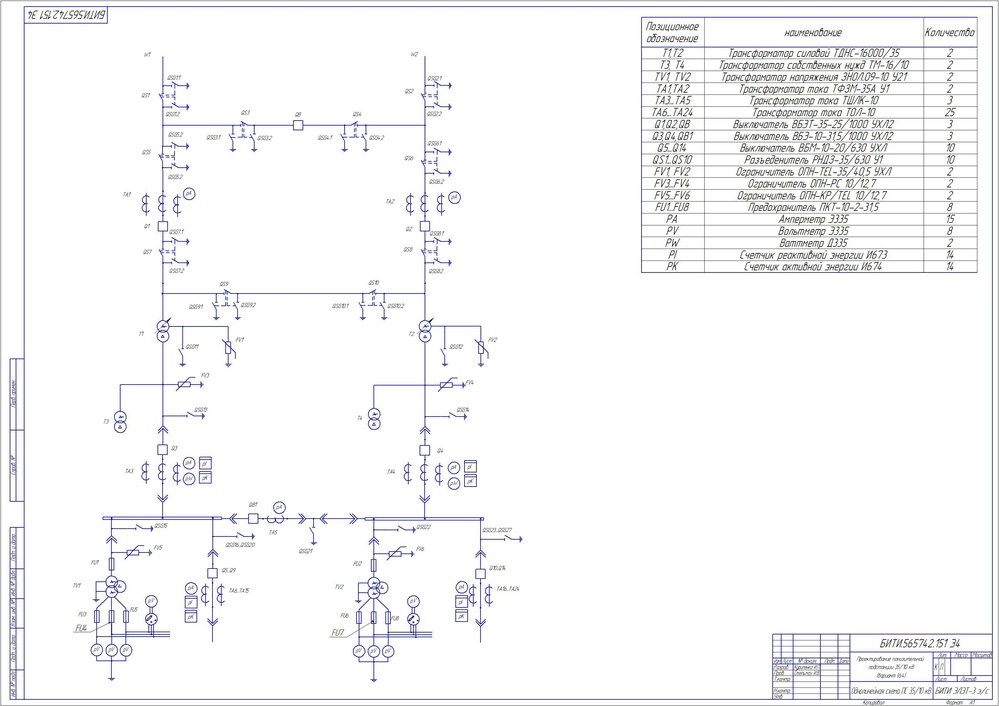
#> input picture shema3.jpg, 999 x 706 px, shrunk from 3183 x 2249 before the run
$ python img_edges.py
#> lines starting #> are read from the running program, lines starting #| are printed output that depends on the picture; after the words box and inside, x2 and y2 are one past the last pixel; in counts of white or black regions, pixels touching at a corner belong together
import cv2
import numpy as np

img = cv2.imread("shema3.jpg")  # считывание рисунка
#> img is the input picture: shape (706, 999, 3); mean B, G, R 247.4, 246.2, 246.2
new_img = np.zeros((500, 500), np.uint8)

img = cv2.cvtColor(img, cv2.COLOR_RGB2GRAY)
#> img: shape (706, 999)
img = cv2.GaussianBlur(img, (5, 5), 0)
img = cv2.Canny(img, 100, 150)
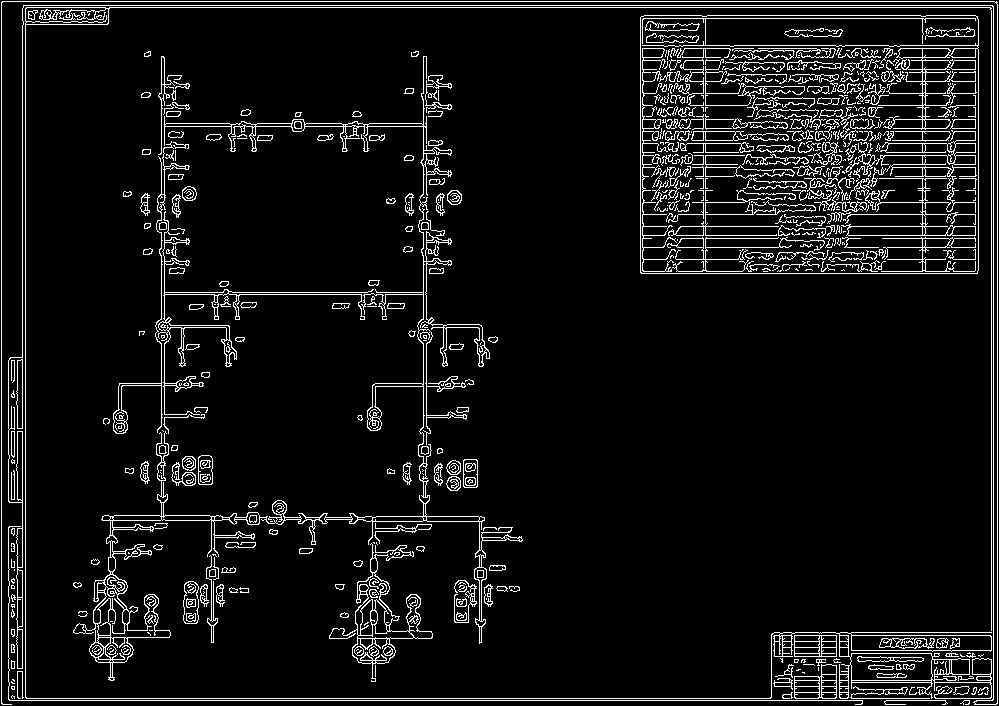
#> img: shape (706, 999); 7.2% white in thin lines or dots

cont, hier = cv2.findContours(img, cv2.RETR_LIST, cv2.CHAIN_APPROX_NONE)  # получение контуров
#> cont = 1104 contours, 587 with area under 20; largest, box (x1, y1, x2, y2) and area: (640, 15, 979, 274) 87180, (640, 15, 979, 274) 85582, (73, 56, 523, 681) 9802, (25, 7, 992, 699) 7628, (329, 543, 433, 682) 3574

#print(cont)

cv2.drawContours(new_img, cont, -1, (200, 200, 200), 1)  # рисунок по контурам
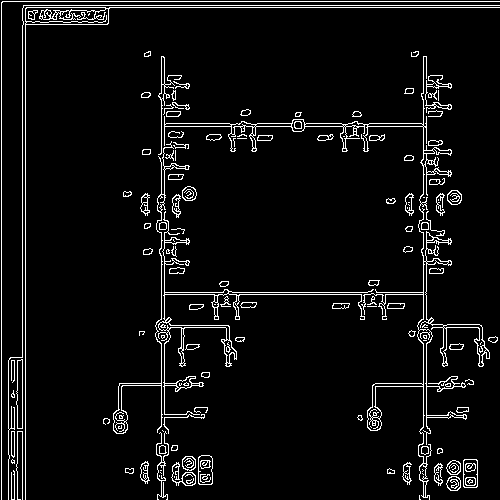
#> new_img: shape (500, 500); values 0 (black) and 200 (white), 5.7% white in thin lines or dots

cv2.imshow("Result", new_img)  # вывод рисунка
cv2.waitKey(0)  # ожидание выведенного рисунка

$ run again, with shema1.jpg copied over shema3.jpg
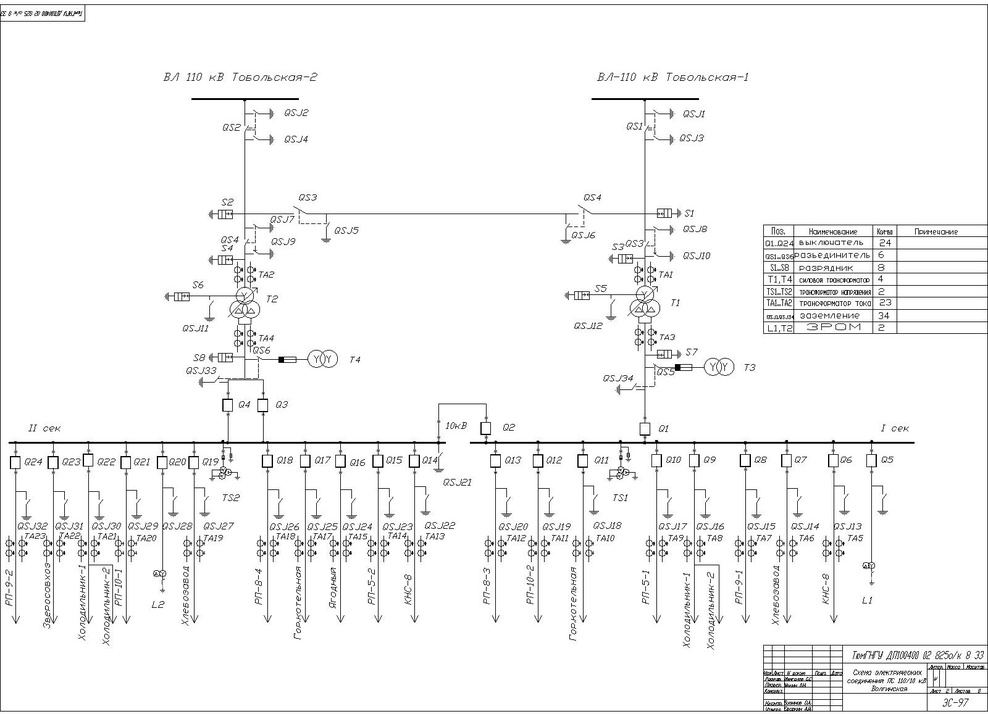
#> input picture shema1.jpg, 988 x 714 px, shrunk from 1600 x 1157 before the run
#> img is the input picture: shape (714, 988, 3); min 0, max 255, mean 245
#> `img = cv2.Canny(img, 100, 150)`:
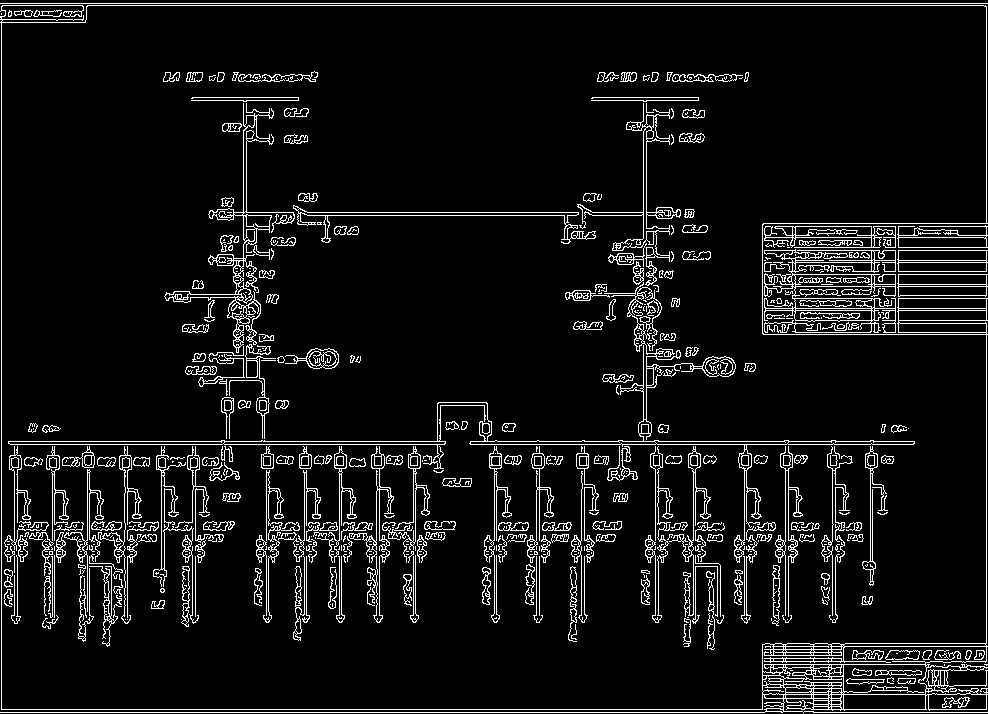
#> img: shape (714, 988); 7.4% white in thin lines or dots
#> cont = 1374 contours, 754 with area under 20; largest, box (x1, y1, x2, y2) and area: (0, 5, 988, 713) 668374, (1, 5, 987, 710) 652370, (8, 282, 915, 563) 4826, (764, 249, 896, 333) 4118, (762, 643, 987, 673) 3108
#> `cv2.drawContours(new_img, cont, -1, (200, 200, 200), 1)`:
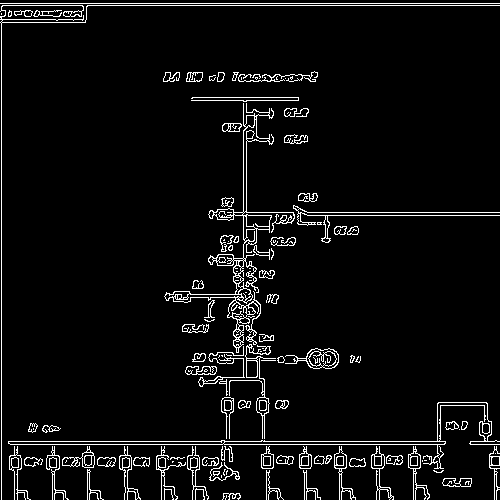
#> new_img: shape (500, 500); values 0 (black) and 200 (white), 5.1% white in thin lines or dots

$ run again, with shema2.jpg copied over shema3.jpg
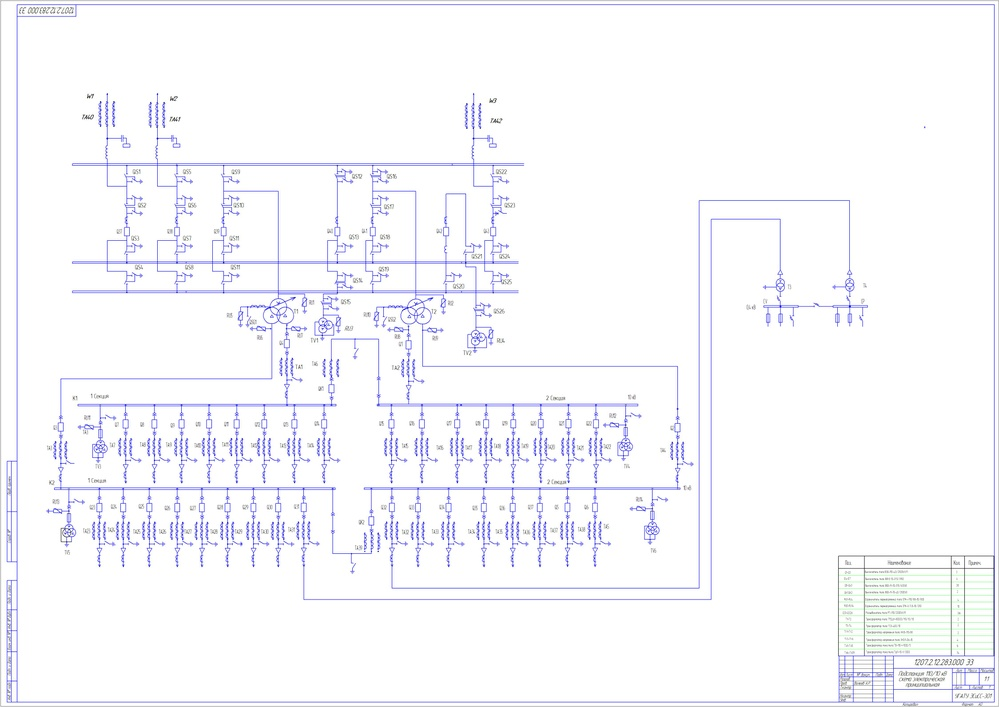
#> input picture shema2.jpg, 999 x 707 px, shrunk from 4498 x 3183 before the run
#> img is the input picture: shape (707, 999, 3); mean B, G, R 251.3, 248.1, 248
#> `img = cv2.Canny(img, 100, 150)`:
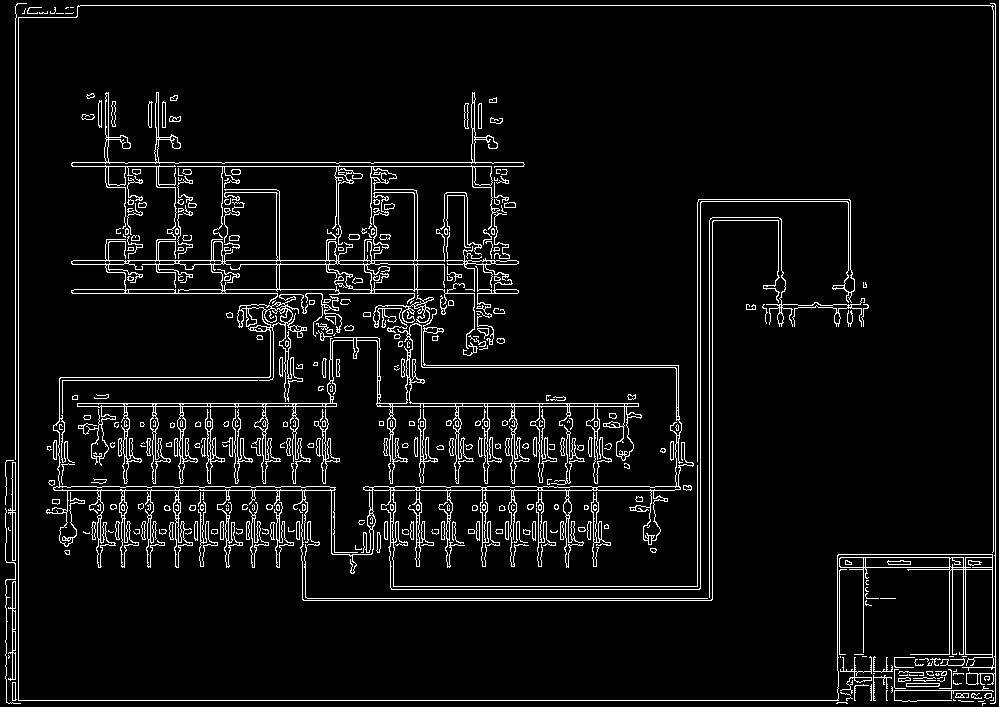
#> img: shape (707, 999); 6.1% white in thin lines or dots
#> cont = 864 contours, 484 with area under 20; largest, box (x1, y1, x2, y2) and area: (46, 199, 855, 590) 11836, (71, 92, 525, 349) 11538, (18, 3, 996, 704) 4058, (105, 260, 223, 294) 2602, (965, 569, 993, 655) 2293
#> `cv2.drawContours(new_img, cont, -1, (200, 200, 200), 1)`:
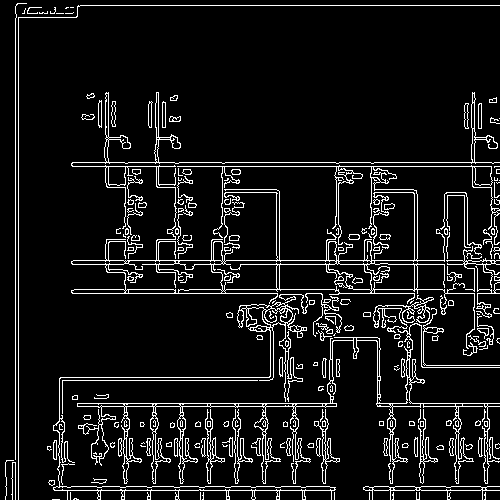
#> new_img: shape (500, 500); values 0 (black) and 200 (white), 8.6% white in thin lines or dots
